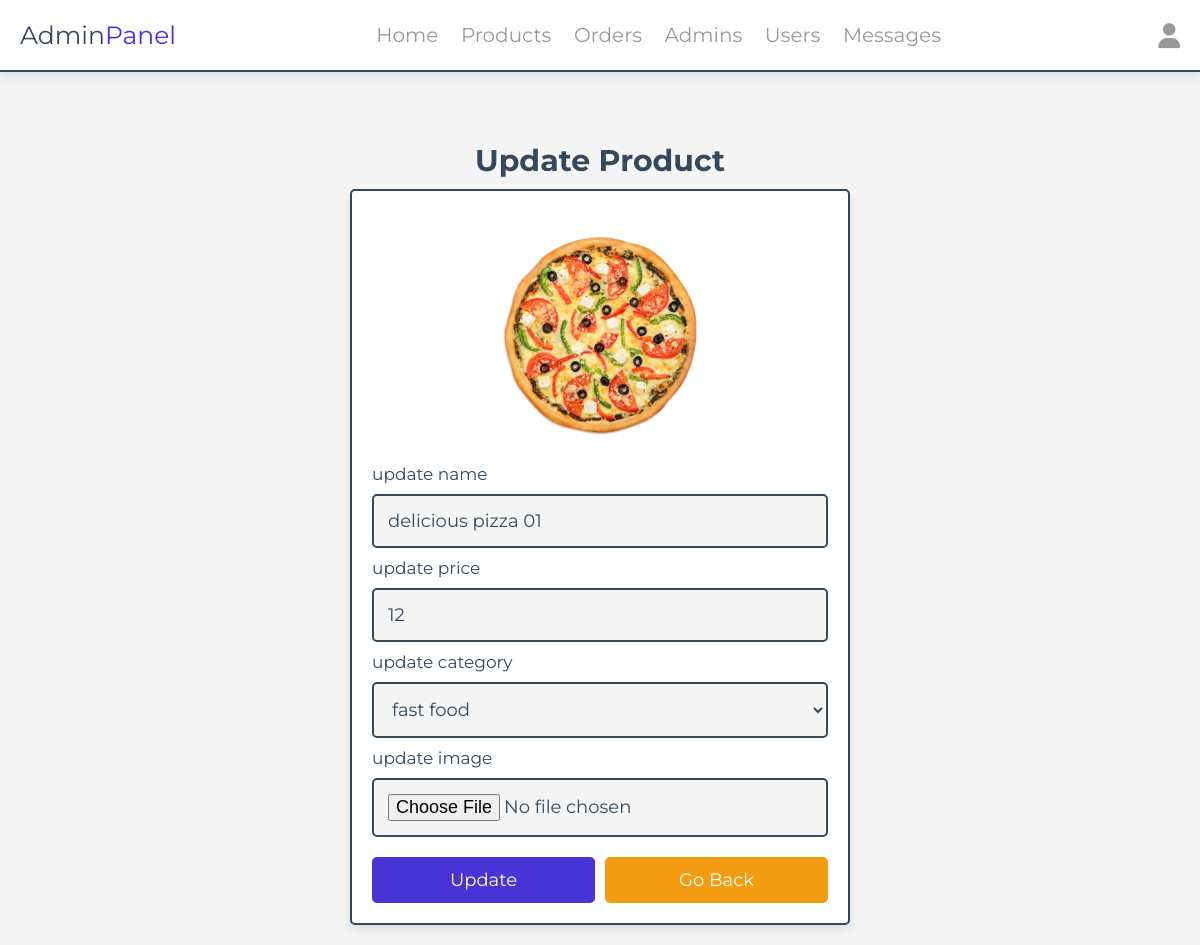
The app's page /admin/update_product.php?update=9 (signed in) with its own data.
### tables this page shows
CREATE TABLE `products` (
  `product_id` int(11) NOT NULL,
  `product_name` varchar(100) NOT NULL,
  `product_category` varchar(100) NOT NULL,
  `product_price` int(11) NOT NULL,
  `product_img` varchar(200) NOT NULL
);

### components/function.php (called while the page is built, shortened)
<?php
function countOfElement($table, $col = '', $value = '')
{
    global $connection;
    $condition = '';
    if ($value != '' && $col != '') {
        $condition = "WHERE `$col`='$value'";
    }
    $count = $connection->query("SELECT * FROM `$table` $condition");
    return $count->rowCount();
}

### admin/update_product.php (the view, shortened to what this page needs)
<?php
include '../components/connection.php';
include '../components/function.php';
?>
<?php include '../components/admin_navbar.php'; ?>
<section class="update-product">
    <h1 class="heading">update product</h1>
    <?php
    $update_id = $_GET['update'];
    $check_product = countOfElement('products', 'product_id', $update_id);
    if ($check_product > 0) {
        $update_product = $connection->query("SELECT * FROM `products` WHERE `product_id` =$update_id");
        $update_product = $update_product->fetchAll(PDO::FETCH_ASSOC);
        foreach ($update_product as $product) {
    ?>
    <form action="" method="POST" enctype="multipart/form-data">
        <img src="../uploaded_img2/<?= $product['product_img']; ?>" alt="">
        <span>update name</span>
        <input type="text" required placeholder="enter product name" name="name" maxlength="100" class="box"
            value="<?php echo $product['product_name']; ?>">
        <span>update price</span>
        <input type="number" min="0" max="9999999999" required placeholder="enter product price" name="price"
            onkeypress="if(this.value.length == 10) return false;" class="box"
            value="<?= $product['product_price']; ?>">
        <span>update category</span>
        <select name="category" class="box" required>
            <option selected value="<?= $product['product_category']; ?>"><?php echo $product['product_category']; ?>
            </option>
        </select>
        <span>update image</span>
        <input type="file" name="photo" id="userPhoto" class="box input-file" accept="image/*">
        <div class="flex-btn">
            <input type="submit" value="update" class="btn" name="update">
            <a href="products.php" class="option-btn">go back</a>
        </div>
    </form>
    <?php
        }
    } else {
        echo '<p class="empty">no products added yet!</p>';
    }
    ?>
</section>
<?php include '../components/admin_footer.php' ?>

### css/admin_style.css (style rules this page uses)
:root { --main-color: #4834d4; --red: #e74c3c; --orange: #f39c12; --black: #34495e; --white: #fff; --light-bg: #f5f5f5; --light-color: #999; --border: 0.2rem solid var(--black); --box-shadow: 0 0.5rem 1rem rgba(0, 0, 0, 0.1); }
* { font-family: "Montserrat", sans-serif; margin: 0; padding: 0; box-sizing: border-box; text-decoration: none; outline: none; border: none; }
html { font-size: 62.5%; overflow-x: hidden; }
body { background-color: var(--light-bg); }
section { max-width: 1200px; margin: 0 auto; padding: 2rem; }
.btn, .delete-btn, .option-btn { display: block; margin-top: 1rem; border-radius: 0.5rem; cursor: pointer; width: 100%; font-size: 1.8rem; color: var(--white); padding: 1.2rem 3rem; text-transform: capitalize; text-align: center; }
.btn { background-color: var(--main-color); }
.option-btn { background-color: var(--orange); }
.flex-btn { display: flex; gap: 1rem; }
.heading { text-align: center; margin: 5rem auto 1rem; text-transform: capitalize; color: var(--black); font-size: 3rem; }
.update-product form { margin: 0 auto; max-width: 50rem; background-color: var(--white); border-radius: 0.5rem; box-shadow: var(--box-shadow); border: var(--border); padding: 2rem; }
.update-product form img { height: 25rem; width: 100%; object-fit: contain; }
.update-product form .box { background-color: var(--light-bg); border: var(--border); width: 100%; padding: 1.4rem; font-size: 1.8rem; color: var(--black); border-radius: 0.5rem; margin: 1rem 0; }
.update-product form span { font-size: 1.7rem; color: var(--black); }

### records on screen
products: product_img (picture), name "delicious pizza 01", price "12", category "fast food"
